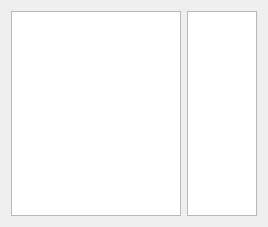
<?xml version="1.0" encoding="UTF-8"?>
<ui version="4.0">
 <class>AdmVoiceMailWidget</class>
 <widget class="QWidget" name="AdmVoiceMailWidget">
  <property name="geometry">
   <rect>
    <x>0</x>
    <y>0</y>
    <width>268</width>
    <height>227</height>
   </rect>
  </property>
  <layout class="QHBoxLayout" name="horizontalLayout" stretch="0,1">
   <item>
    <widget class="QListWidget" name="_folders"/>
   </item>
   <item>
    <widget class="QTableWidget" name="_messages">
     <property name="editTriggers">
      <set>QAbstractItemView::NoEditTriggers</set>
     </property>
     <property name="alternatingRowColors">
      <bool>true</bool>
     </property>
     <property name="selectionMode">
      <enum>QAbstractItemView::NoSelection</enum>
     </property>
    </widget>
   </item>
  </layout>
 </widget>
 <resources/>
 <connections/>
</ui>
